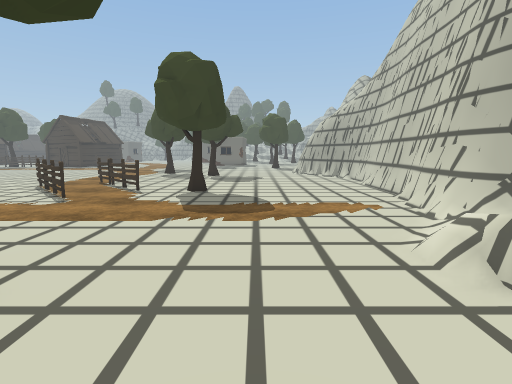
view 1 (above)

21 first-person views from a walk through a scene from a Unity 3-D project. The camera is 1.5 m above the floor, tilts 8° down and sees 85° across. The floor is counted in squares, 1 m on a side. Each view is taken from the middle of a square. On the plan, view 1 faces up. The plan holds only what a view shows up to about 14 squares ahead; the rest is blank. The place goes on beyond the plan. Some animated figures are left out. Some surface patterns are stand-ins.

view 2
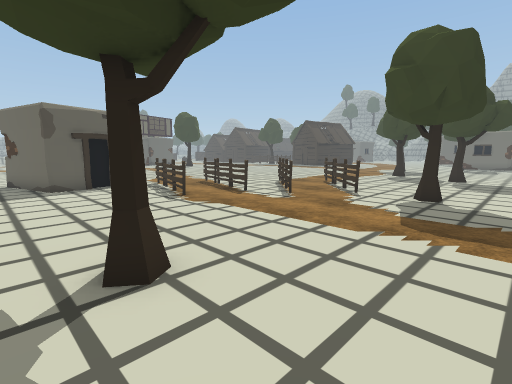

view 3
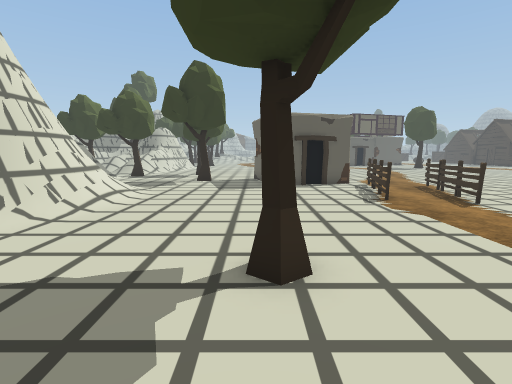

view 4
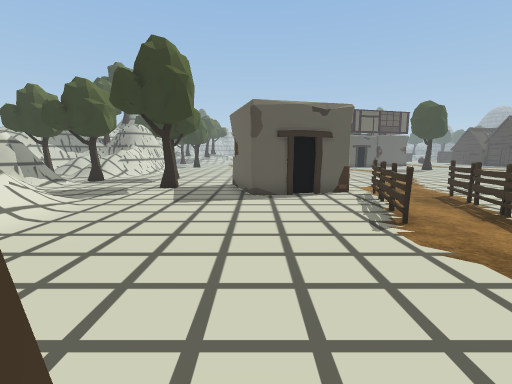

view 5
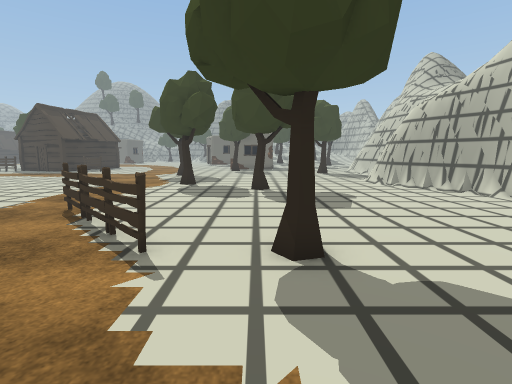

view 6
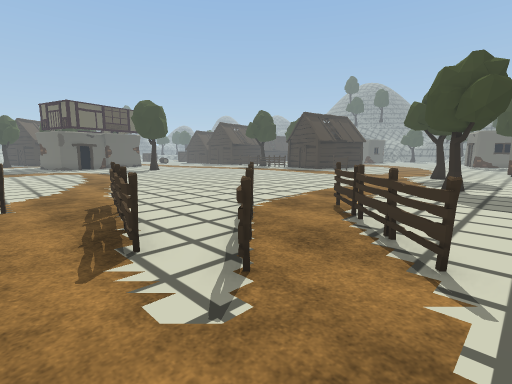

view 7
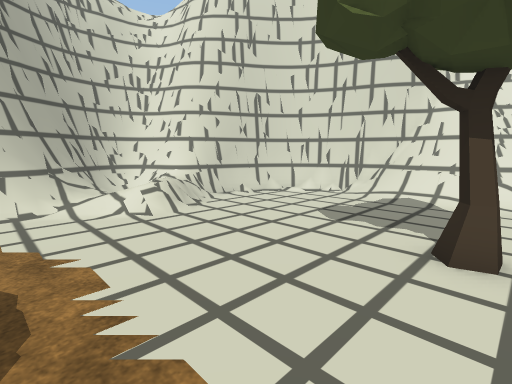

view 8
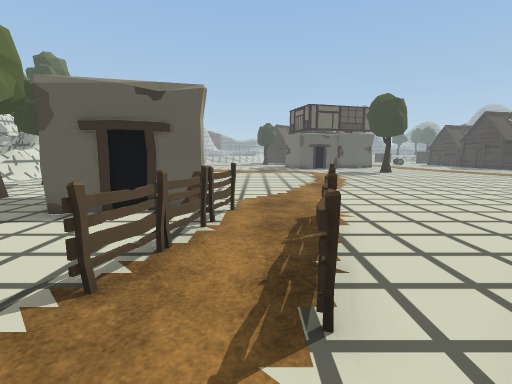

view 9
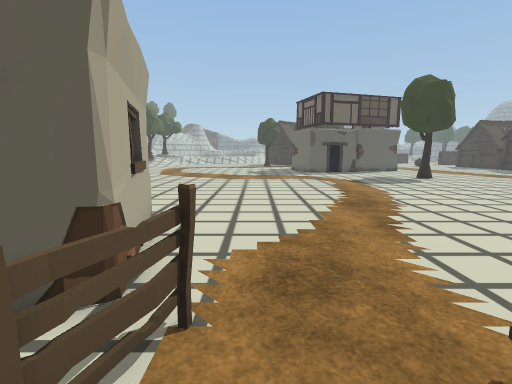

view 10
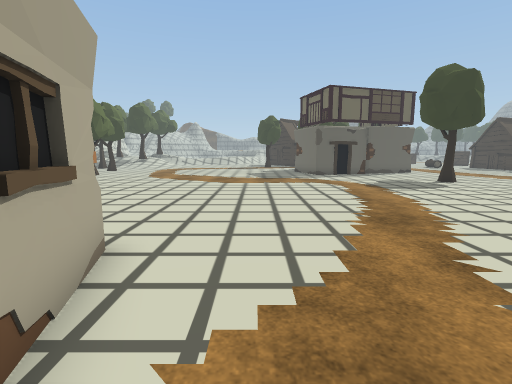

view 11
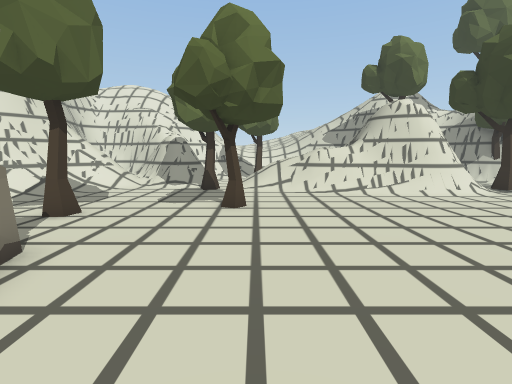

view 12
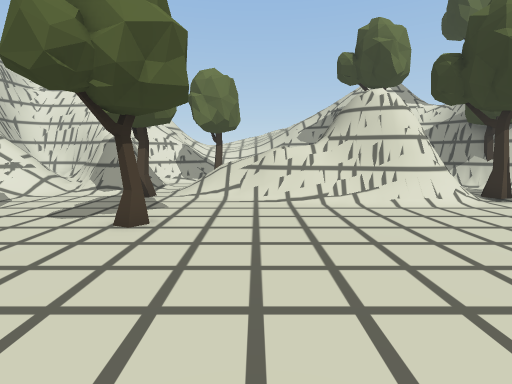

view 13
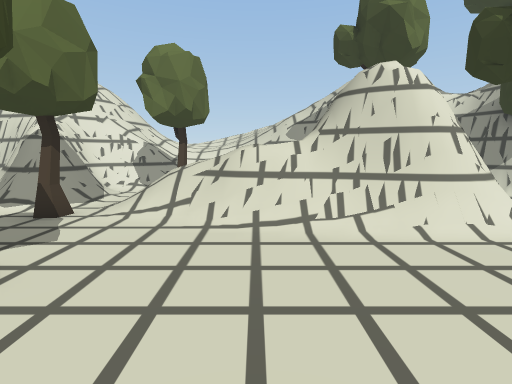

view 14
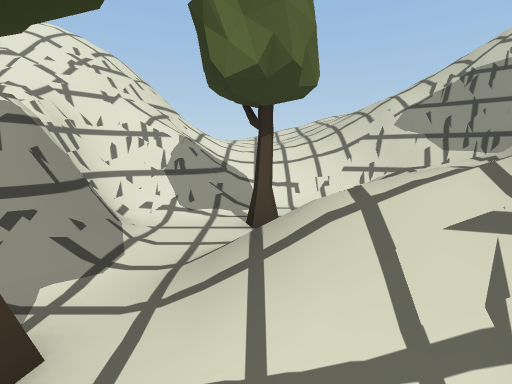

view 15
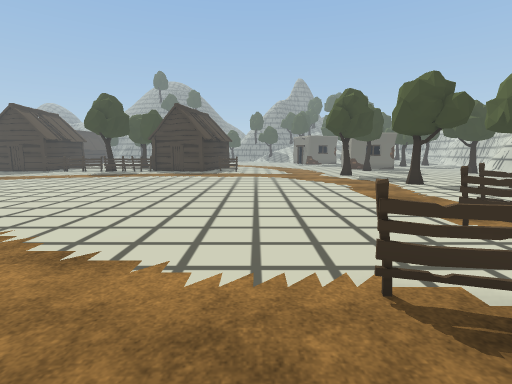

view 16
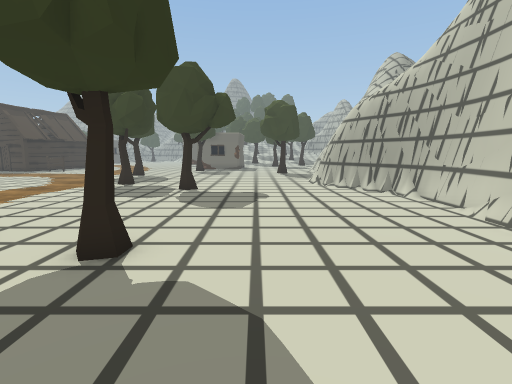

view 17
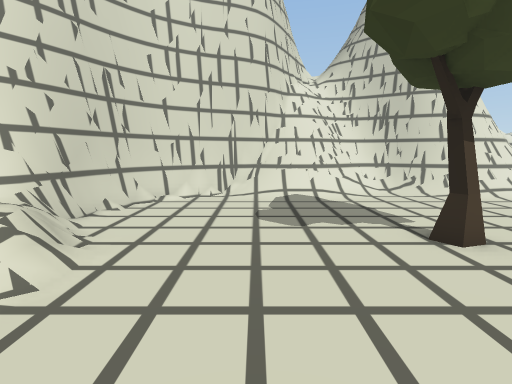

view 18
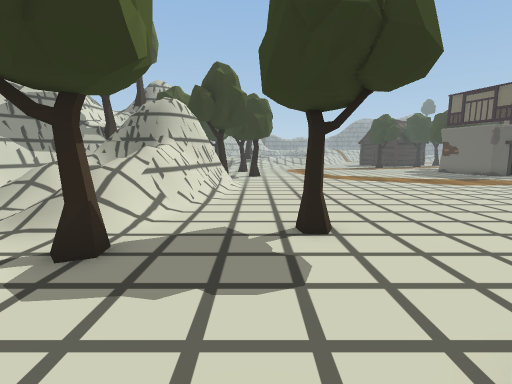

view 19
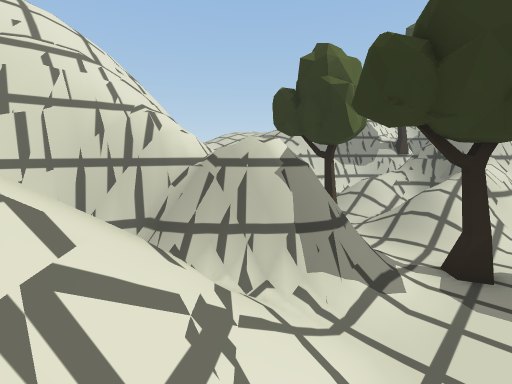

view 20
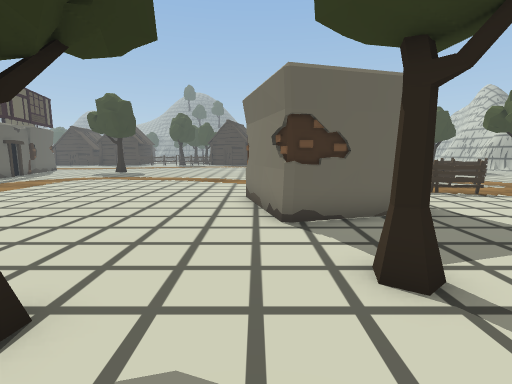

view 21
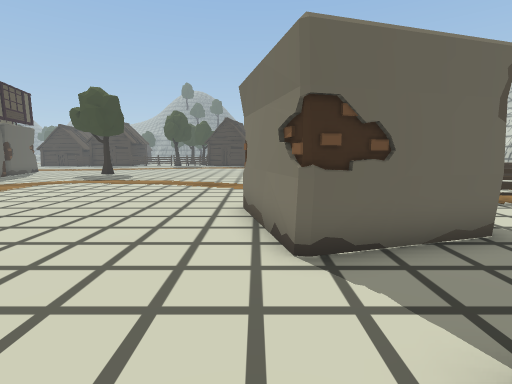

### Floor plan
Key: @ floor where view 1 was taken; # wall or solid block; . floor; / step, stairs or slope; = window, fence, low wall or low ledge; v drop or lower ground; F fence; T tree; O other object.
Columns run from 28 left of view 1 to 7 right of it. Each row starts with its distance up from view 1.
 21   ....................T.. .....##
 20  .....................T........=#
 19  ........................T......##
 18 TT...............................##
 17  ................................##
 16  .................................#
 15  .................................#
 14  ...................F.............#
 13  .................F..F...........=#
 12 ...................F..F..........=#
 11 ....................F..F..T......=#
 10 ...............FF...FF...........##
  9 .................FFFFFF..........#
  8 .................................#
  7 ...............FFFF..............##
  6 ...........OOO#...FF............==#
  5 ...........#   O...............///##
  4 ...........##  #...............///=#
  3 ...........O####...............///=#
  2 ............#O..........TT......=###
  1 ................................##
  0  ...........................@...##
 -1 .............T..................#
 -2 ........TT.....................##
 -3 .................//===/.///=O###
 -4 .==............./=#####==#####
 -5 ####==/...T....//##  ######
 -6   ###===/.T.../==##
 -7    #=//////===//=#
 -8   ###////./###/ =#
 -9    ##///../###=#=#
-10  # = ///T..=######
-11  # #   ../=##v ##
-12   ###////=###=//

Where each view was taken, in squares from view 1:
view 1: 0 up, 0 right, facing up
view 2: 1 up, 0 right, facing up-left
view 3: 2 up, 0 right, facing left
view 4: 3 up, 3 left, facing left
view 5: 7 up, 3 left, facing up
view 6: 7 up, 4 left, facing up-left
view 7: 7 up, 4 left, facing down-right
view 8: 8 up, 6 left, facing left
view 9: 8 up, 11 left, facing left
view 10: 8 up, 13 left, facing left
view 11: 6 up, 20 left, facing down
view 12: 4 up, 22 left, facing down
view 13: 1 up, 23 left, facing down
view 14: 4 down, 20 left, facing down
view 15: 7 up, 14 left, facing up
view 16: 7 up, 0 right, facing up
view 17: 7 up, 0 right, facing down
view 18: 3 down, 14 left, facing left
view 19: 5 down, 12 left, facing down-left
view 20: 4 down, 17 left, facing up
view 21: 2 down, 17 left, facing up
